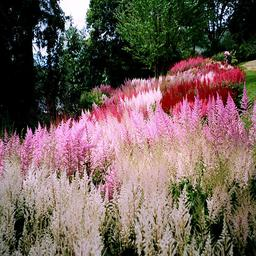
#> input picture flowers/astilbe/121833397_0139a4bf24_c.jpg, 256 x 256 px; its folder holds only this picture in this run
$ jupyter execute code.ipynb
#> lines starting #> are read from the running program, lines starting #| are printed output that depends on the picture
[cell 1]
import numpy as np
import pandas as pd

[cell 2]
import glob

[cell 3]
flower_path = "C:/Users/Rohan/OneDrive/Desktop/is_the_road_safe/task_2/flowers"

[cell 4]
flower_list = glob.glob(flower_path + "/*") #/* gives all file in the directory
flower_list

[cell 5]
len(flower_list)

[cell 6]
train_files = []  #empyt list, in which all images in all files in flower directory will be appended

for i in range(len(flower_list)):
    #adding /* to path so all image files is obtained
    flower_list[i] += "/*"

    #glob gives a list, which is added to train_files list
    train_files = train_files + (glob.glob(flower_list[i]))
#> pass 2 of the loop `for i in range(len(flower_list)):`:

train_files    #now has all image files

[cell 7]
from random import shuffle

[cell 8]
shuffle(train_files) #shuffling the train_files directory
train_files

[cell 9]
from PIL import Image
from matplotlib import pyplot as plt

[cell 10]
img = Image.open(train_files[0])
#> img is the input picture: PIL image 256x256 RGB; mean R, G, B 113.7, 94.5, 89.7
plt.imshow(img)

[cell 11]
np.array(img).shape
#> Out = (256, 256, 3)

[cell 12]
img = img.resize((128,128)) #resizing an image from (256,256,3) to (128,128,3)
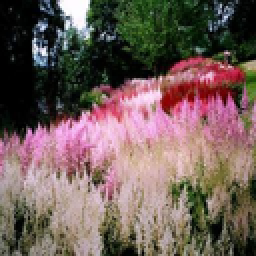
#> img: PIL image 128x128 RGB (shown 2 times larger); mean R, G, B 113.7, 94.5, 89.7
plt.imshow(img)

[cell 13]
imgGray = img.convert('L')
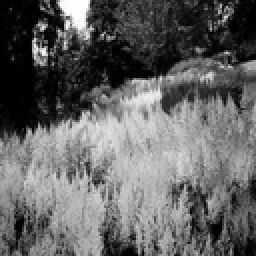
#> imgGray: PIL image 128x128 L (shown 2 times larger); min 0, max 255, mean 99.7
plt.imshow(imgGray)

[cell 14]
np.array(imgGray).shape
#> Out = (128, 128)

[cell 15]
def find_flower_name(fl):
    if(fl.find("astilbe")!= -1 ):
        return 1
    if(fl.find("bellflower")!= -1 ):
        return 2
    if(fl.find("black_eyed_susan")!= -1 ):
        return 3
    if(fl.find("calendula")!= -1 ):
        return 4
    if(fl.find("california_poppy")!= -1 ):
        return 5
    if(fl.find("carnation")!= -1 ):
        return 6
    if(fl.find("common_daisy")!= -1 ):
        return 7
    if(fl.find("coreopsis")!= -1 ):
        return 8
    if(fl.find("daffodil")!=-1):
        return 9
    if(fl.find("dandelion")!=-1):
        return 10
    if(fl.find("iris")!=-1):
        return 11
    if(fl.find("magnolia")!=-1):
        return 12
    if(fl.find("rose")!=-1):
        return 13
    if(fl.find("sunflower")!=-1):
        return 14
    if(fl.find("tulip")!=-1):
        return 15
    if(fl.find("water_lily")!=-1):
        return 16

[cell 16]
find_flower_name(train_files[0])
#finds out the name of the flower, and returns an integer number
#will be used to make Y_train

[cell 17]
X_train=np.zeros((len(train_files),128,128))
Y_train=np.zeros((len(train_files),1))

for i, file in enumerate(train_files):
    #i stores index
    #file stores image path

    img = Image.open(file)

    #resizing the image from original size to (128,128,3) so that it fits X_train array
    img = img.resize((128,128))

    #converting all RGB to grayscale #now image array dimension is (128,128)
    img = img.convert('L')
#     plt.imshow(img)


    img_array=np.array(img)
#     print(img_array.shape )

    if( img_array.shape == (128,128)): #checking condition so only valid dimension of image array is entered into X_train
        X_train[i,:,:]=img_array
# # #     print(X_train)

    Y_train[i] = find_flower_name(train_files[i])
#> pass 2 of the loop `for i, file in enumerate(train_files):`:
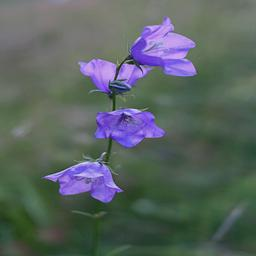
#> input picture flowers/bellflower/19581396388_2b3eb6d4c3_c.jpg, 256 x 256 px
#> img is the input picture: PIL image 256x256 RGB; mean R, G, B 89.2, 99.2, 96.4
#> `img = img.resize((128,128))`:
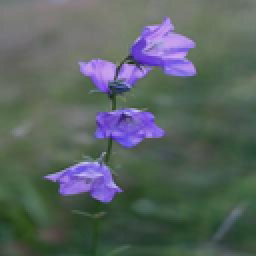
#> img: PIL image 128x128 RGB (shown 2 times larger); mean R, G, B 89.2, 99.2, 96.4
#> `img = img.convert('L')`:
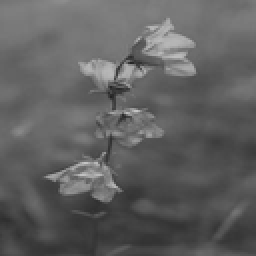
#> img: PIL image 128x128 L (shown 2 times larger); min 33, max 198, mean 95.9
